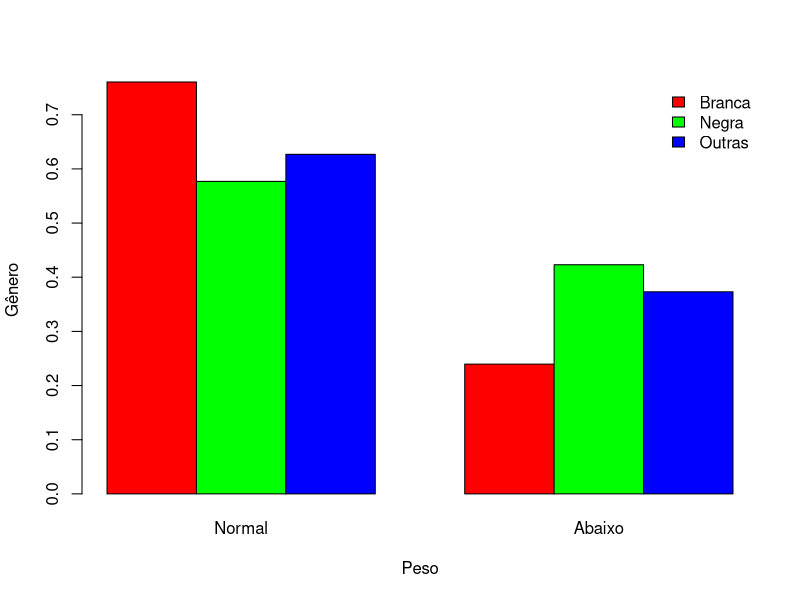

The R source for this figure:
setwd("~/Documents/projects/UTFPR/probabilidade-e-estatistica-MA35B/avaliacao1/avaliacao")
d <- read.csv(file="lowbwt1.csv", sep=";", dec=",")

f.absolutas <- table(d$RACE, d$LOW)
f.relativas <- prop.table(f.absolutas, 1)

f.absolutas
f.relativas

jpeg("barplot.jpg")
barplot(f.relativas, beside=T, col=c("red", "green", "blue"), xlab="Peso", ylab="Gênero", names.arg = c("Normal","Abaixo"))
legend("topright",fill=c("red", "green", "blue"),legend=c("Branca", "Negra", "Outras"),bty="n")
graphics.off()